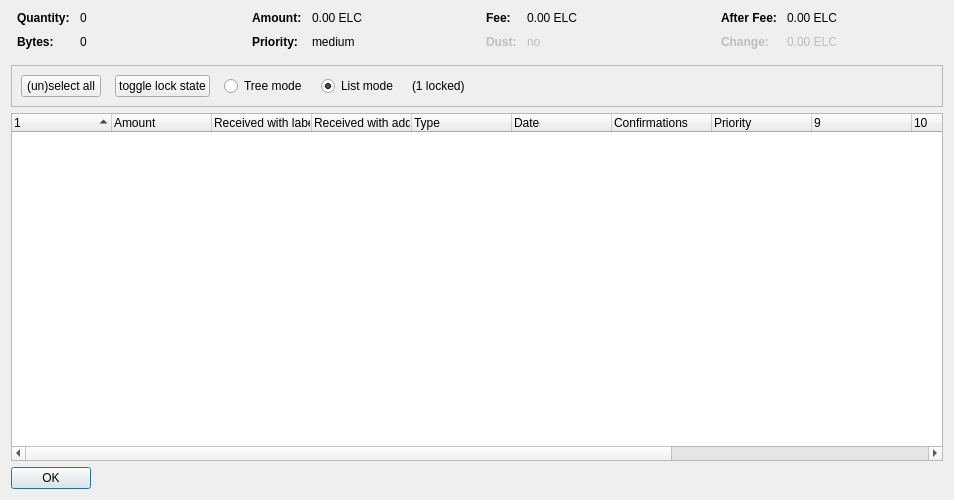
<?xml version="1.0" encoding="UTF-8"?>
<ui version="4.0">
 <class>CoinControlDialog</class>
 <widget class="QDialog" name="CoinControlDialog">
  <property name="geometry">
   <rect>
    <x>0</x>
    <y>0</y>
    <width>954</width>
    <height>500</height>
   </rect>
  </property>
  <property name="windowTitle">
   <string>Coin Selection</string>
  </property>
  <layout class="QVBoxLayout" name="verticalLayout">
   <item>
    <layout class="QHBoxLayout" name="horizontalLayoutTop" stretch="0,0,0,0">
     <property name="topMargin">
      <number>0</number>
     </property>
     <property name="bottomMargin">
      <number>10</number>
     </property>
     <item>
      <layout class="QFormLayout" name="formLayoutCoinControl1">
       <property name="horizontalSpacing">
        <number>10</number>
       </property>
       <property name="verticalSpacing">
        <number>10</number>
       </property>
       <property name="leftMargin">
        <number>6</number>
       </property>
       <property name="rightMargin">
        <number>6</number>
       </property>
       <item row="0" column="0">
        <widget class="QLabel" name="labelCoinControlQuantityText">
         <property name="font">
          <font>
           <weight>75</weight>
           <bold>true</bold>
          </font>
         </property>
         <property name="text">
          <string>Quantity:</string>
         </property>
        </widget>
       </item>
       <item row="0" column="1">
        <widget class="QLabel" name="labelCoinControlQuantity">
         <property name="cursor">
          <cursorShape>IBeamCursor</cursorShape>
         </property>
         <property name="contextMenuPolicy">
          <enum>Qt::ActionsContextMenu</enum>
         </property>
         <property name="text">
          <string notr="true">0</string>
         </property>
         <property name="textInteractionFlags">
          <set>Qt::LinksAccessibleByMouse|Qt::TextSelectableByKeyboard|Qt::TextSelectableByMouse</set>
         </property>
        </widget>
       </item>
       <item row="1" column="0">
        <widget class="QLabel" name="labelCoinControlBytesText">
         <property name="font">
          <font>
           <weight>75</weight>
           <bold>true</bold>
          </font>
         </property>
         <property name="text">
          <string>Bytes:</string>
         </property>
        </widget>
       </item>
       <item row="1" column="1">
        <widget class="QLabel" name="labelCoinControlBytes">
         <property name="cursor">
          <cursorShape>IBeamCursor</cursorShape>
         </property>
         <property name="contextMenuPolicy">
          <enum>Qt::ActionsContextMenu</enum>
         </property>
         <property name="text">
          <string notr="true">0</string>
         </property>
         <property name="textInteractionFlags">
          <set>Qt::LinksAccessibleByMouse|Qt::TextSelectableByKeyboard|Qt::TextSelectableByMouse</set>
         </property>
        </widget>
       </item>
      </layout>
     </item>
     <item>
      <layout class="QFormLayout" name="formLayoutCoinControl2">
       <property name="horizontalSpacing">
        <number>10</number>
       </property>
       <property name="verticalSpacing">
        <number>10</number>
       </property>
       <property name="leftMargin">
        <number>6</number>
       </property>
       <property name="rightMargin">
        <number>6</number>
       </property>
       <item row="0" column="0">
        <widget class="QLabel" name="labelCoinControlAmountText">
         <property name="font">
          <font>
           <weight>75</weight>
           <bold>true</bold>
          </font>
         </property>
         <property name="text">
          <string>Amount:</string>
         </property>
        </widget>
       </item>
       <item row="0" column="1">
        <widget class="QLabel" name="labelCoinControlAmount">
         <property name="cursor">
          <cursorShape>IBeamCursor</cursorShape>
         </property>
         <property name="contextMenuPolicy">
          <enum>Qt::ActionsContextMenu</enum>
         </property>
         <property name="text">
          <string notr="true">0.00 ELC</string>
         </property>
         <property name="textInteractionFlags">
          <set>Qt::LinksAccessibleByMouse|Qt::TextSelectableByKeyboard|Qt::TextSelectableByMouse</set>
         </property>
        </widget>
       </item>
       <item row="1" column="0">
        <widget class="QLabel" name="labelCoinControlPriorityText">
         <property name="font">
          <font>
           <weight>75</weight>
           <bold>true</bold>
          </font>
         </property>
         <property name="text">
          <string>Priority:</string>
         </property>
        </widget>
       </item>
       <item row="1" column="1">
        <widget class="QLabel" name="labelCoinControlPriority">
         <property name="cursor">
          <cursorShape>IBeamCursor</cursorShape>
         </property>
         <property name="contextMenuPolicy">
          <enum>Qt::ActionsContextMenu</enum>
         </property>
         <property name="text">
          <string>medium</string>
         </property>
         <property name="textInteractionFlags">
          <set>Qt::LinksAccessibleByMouse|Qt::TextSelectableByKeyboard|Qt::TextSelectableByMouse</set>
         </property>
        </widget>
       </item>
      </layout>
     </item>
     <item>
      <layout class="QFormLayout" name="formLayoutCoinControl3">
       <property name="horizontalSpacing">
        <number>10</number>
       </property>
       <property name="verticalSpacing">
        <number>10</number>
       </property>
       <property name="leftMargin">
        <number>6</number>
       </property>
       <property name="rightMargin">
        <number>6</number>
       </property>
       <item row="0" column="0">
        <widget class="QLabel" name="labelCoinControlFeeText">
         <property name="font">
          <font>
           <weight>75</weight>
           <bold>true</bold>
          </font>
         </property>
         <property name="text">
          <string>Fee:</string>
         </property>
        </widget>
       </item>
       <item row="0" column="1">
        <widget class="QLabel" name="labelCoinControlFee">
         <property name="cursor">
          <cursorShape>IBeamCursor</cursorShape>
         </property>
         <property name="contextMenuPolicy">
          <enum>Qt::ActionsContextMenu</enum>
         </property>
         <property name="text">
          <string notr="true">0.00 ELC</string>
         </property>
         <property name="textInteractionFlags">
          <set>Qt::LinksAccessibleByMouse|Qt::TextSelectableByKeyboard|Qt::TextSelectableByMouse</set>
         </property>
        </widget>
       </item>
       <item row="1" column="0">
        <widget class="QLabel" name="labelCoinControlLowOutputText">
         <property name="enabled">
          <bool>false</bool>
         </property>
         <property name="font">
          <font>
           <weight>75</weight>
           <bold>true</bold>
          </font>
         </property>
         <property name="text">
          <string>Dust:</string>
         </property>
        </widget>
       </item>
       <item row="1" column="1">
        <widget class="QLabel" name="labelCoinControlLowOutput">
         <property name="enabled">
          <bool>false</bool>
         </property>
         <property name="cursor">
          <cursorShape>IBeamCursor</cursorShape>
         </property>
         <property name="contextMenuPolicy">
          <enum>Qt::ActionsContextMenu</enum>
         </property>
         <property name="text">
          <string>no</string>
         </property>
         <property name="textInteractionFlags">
          <set>Qt::LinksAccessibleByMouse|Qt::TextSelectableByKeyboard|Qt::TextSelectableByMouse</set>
         </property>
        </widget>
       </item>
      </layout>
     </item>
     <item>
      <layout class="QFormLayout" name="formLayoutCoinControl4">
       <property name="horizontalSpacing">
        <number>10</number>
       </property>
       <property name="verticalSpacing">
        <number>10</number>
       </property>
       <property name="leftMargin">
        <number>6</number>
       </property>
       <property name="rightMargin">
        <number>6</number>
       </property>
       <item row="0" column="0">
        <widget class="QLabel" name="labelCoinControlAfterFeeText">
         <property name="font">
          <font>
           <weight>75</weight>
           <bold>true</bold>
          </font>
         </property>
         <property name="text">
          <string>After Fee:</string>
         </property>
        </widget>
       </item>
       <item row="0" column="1">
        <widget class="QLabel" name="labelCoinControlAfterFee">
         <property name="cursor">
          <cursorShape>IBeamCursor</cursorShape>
         </property>
         <property name="contextMenuPolicy">
          <enum>Qt::ActionsContextMenu</enum>
         </property>
         <property name="text">
          <string notr="true">0.00 ELC</string>
         </property>
         <property name="textInteractionFlags">
          <set>Qt::LinksAccessibleByMouse|Qt::TextSelectableByKeyboard|Qt::TextSelectableByMouse</set>
         </property>
        </widget>
       </item>
       <item row="1" column="0">
        <widget class="QLabel" name="labelCoinControlChangeText">
         <property name="enabled">
          <bool>false</bool>
         </property>
         <property name="font">
          <font>
           <weight>75</weight>
           <bold>true</bold>
          </font>
         </property>
         <property name="text">
          <string>Change:</string>
         </property>
        </widget>
       </item>
       <item row="1" column="1">
        <widget class="QLabel" name="labelCoinControlChange">
         <property name="enabled">
          <bool>false</bool>
         </property>
         <property name="cursor">
          <cursorShape>IBeamCursor</cursorShape>
         </property>
         <property name="contextMenuPolicy">
          <enum>Qt::ActionsContextMenu</enum>
         </property>
         <property name="text">
          <string notr="true">0.00 ELC</string>
         </property>
         <property name="textInteractionFlags">
          <set>Qt::LinksAccessibleByMouse|Qt::TextSelectableByKeyboard|Qt::TextSelectableByMouse</set>
         </property>
        </widget>
       </item>
      </layout>
     </item>
    </layout>
   </item>
   <item>
    <widget class="QFrame" name="frame">
     <property name="minimumSize">
      <size>
       <width>0</width>
       <height>40</height>
      </size>
     </property>
     <property name="frameShape">
      <enum>QFrame::StyledPanel</enum>
     </property>
     <property name="frameShadow">
      <enum>QFrame::Sunken</enum>
     </property>
     <layout class="QHBoxLayout" name="horizontalLayout">
      <item>
       <layout class="QHBoxLayout" name="horizontalLayoutPanel" stretch="0,0,0,0,0,0">
        <property name="spacing">
         <number>14</number>
        </property>
        <item>
         <widget class="QPushButton" name="pushButtonSelectAll">
          <property name="sizePolicy">
           <sizepolicy hsizetype="Maximum" vsizetype="Fixed">
            <horstretch>0</horstretch>
            <verstretch>0</verstretch>
           </sizepolicy>
          </property>
          <property name="text">
           <string>(un)select all</string>
          </property>
          <property name="autoDefault">
           <bool>false</bool>
          </property>
         </widget>
        </item>
        <item>
         <widget class="QPushButton" name="pushButtonToggleLock">
          <property name="sizePolicy">
           <sizepolicy hsizetype="Maximum" vsizetype="Fixed">
            <horstretch>0</horstretch>
            <verstretch>0</verstretch>
           </sizepolicy>
          </property>
          <property name="text">
           <string>toggle lock state</string>
          </property>
          <property name="autoDefault">
           <bool>false</bool>
          </property>
         </widget>
        </item>
        <item>
         <widget class="QRadioButton" name="radioTreeMode">
          <property name="sizePolicy">
           <sizepolicy hsizetype="Maximum" vsizetype="Fixed">
            <horstretch>0</horstretch>
            <verstretch>0</verstretch>
           </sizepolicy>
          </property>
          <property name="text">
           <string>Tree mode</string>
          </property>
         </widget>
        </item>
        <item>
         <widget class="QRadioButton" name="radioListMode">
          <property name="sizePolicy">
           <sizepolicy hsizetype="Maximum" vsizetype="Fixed">
            <horstretch>0</horstretch>
            <verstretch>0</verstretch>
           </sizepolicy>
          </property>
          <property name="text">
           <string>List mode</string>
          </property>
          <property name="checked">
           <bool>true</bool>
          </property>
         </widget>
        </item>
        <item>
         <widget class="QLabel" name="labelLocked">
          <property name="text">
           <string>(1 locked)</string>
          </property>
         </widget>
        </item>
        <item>
         <spacer name="horizontalSpacer">
          <property name="orientation">
           <enum>Qt::Horizontal</enum>
          </property>
          <property name="sizeHint" stdset="0">
           <size>
            <width>40</width>
            <height>20</height>
           </size>
          </property>
         </spacer>
        </item>
       </layout>
      </item>
     </layout>
    </widget>
   </item>
   <item>
    <widget class="CoinControlTreeWidget" name="treeWidget">
     <property name="contextMenuPolicy">
      <enum>Qt::CustomContextMenu</enum>
     </property>
     <property name="sortingEnabled">
      <bool>false</bool>
     </property>
     <property name="columnCount">
      <number>13</number>
     </property>
     <attribute name="headerShowSortIndicator" stdset="0">
      <bool>true</bool>
     </attribute>
     <attribute name="headerStretchLastSection">
      <bool>false</bool>
     </attribute>
     <column>
      <property name="text">
       <string/>
      </property>
     </column>
     <column>
      <property name="text">
       <string>Amount</string>
      </property>
     </column>
     <column>
      <property name="text">
       <string>Received with label</string>
      </property>
     </column>
     <column>
      <property name="text">
       <string>Received with address</string>
      </property>
     </column>
     <column>
      <property name="text">
       <string>Type</string>
      </property>
     </column>
     <column>
      <property name="text">
       <string>Date</string>
      </property>
     </column>
     <column>
      <property name="text">
       <string>Confirmations</string>
      </property>
      <property name="toolTip">
       <string>Confirmed</string>
      </property>
     </column>
     <column>
      <property name="text">
       <string>Priority</string>
      </property>
     </column>
     <column>
      <property name="text">
       <string/>
      </property>
     </column>
     <column>
      <property name="text">
       <string/>
      </property>
     </column>
     <column>
      <property name="text">
       <string/>
      </property>
     </column>
     <column>
      <property name="text">
       <string/>
      </property>
     </column>
     <column>
      <property name="text">
       <string/>
      </property>
     </column>
    </widget>
   </item>
   <item>
    <widget class="QDialogButtonBox" name="buttonBox">
     <property name="sizePolicy">
      <sizepolicy hsizetype="Maximum" vsizetype="Fixed">
       <horstretch>0</horstretch>
       <verstretch>0</verstretch>
      </sizepolicy>
     </property>
     <property name="orientation">
      <enum>Qt::Horizontal</enum>
     </property>
     <property name="standardButtons">
      <set>QDialogButtonBox::Ok</set>
     </property>
    </widget>
   </item>
  </layout>
 </widget>
 <customwidgets>
  <customwidget>
   <class>CoinControlTreeWidget</class>
   <extends>QTreeWidget</extends>
   <header>coincontroltreewidget.h</header>
  </customwidget>
 </customwidgets>
 <resources/>
 <connections/>
</ui>
